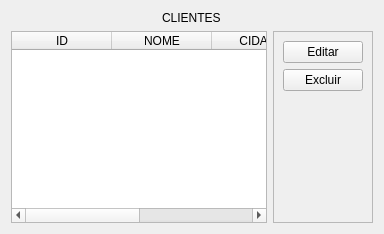
                <widget class="QWidget" name="tab_clientes_list">
                 <attribute name="title">
                  <string>Clientes</string>
                 </attribute>
                 <layout class="QVBoxLayout" name="verticalLayout_12">
                  <item alignment="Qt::AlignHCenter">
                   <widget class="QLabel" name="lb_clientes">
                    <property name="text">
                     <string>CLIENTES</string>
                    </property>
                   </widget>
                  </item>
                  <item>
                   <layout class="QHBoxLayout" name="horizontalLayout_4">
                    <item>
                     <widget class="QTableWidget" name="tb_clientes">
                      <column>
                       <property name="text">
                        <string>ID</string>
                       </property>
                      </column>
                      <column>
                       <property name="text">
                        <string>NOME</string>
                       </property>
                      </column>
                      <column>
                       <property name="text">
                        <string>CIDADE</string>
                       </property>
                      </column>
                      <column>
                       <property name="text">
                        <string>TELEFONE</string>
                       </property>
                      </column>
                     </widget>
                    </item>
                    <item>
                     <widget class="QFrame" name="frame_2">
                      <property name="frameShape">
                       <enum>QFrame::StyledPanel</enum>
                      </property>
                      <property name="frameShadow">
                       <enum>QFrame::Raised</enum>
                      </property>
                      <layout class="QVBoxLayout" name="verticalLayout_11">
                       <item>
                        <widget class="QPushButton" name="btn_client_edit">
                         <property name="cursor">
                          <cursorShape>PointingHandCursor</cursorShape>
                         </property>
                         <property name="text">
                          <string>Editar</string>
                         </property>
                        </widget>
                       </item>
                       <item>
                        <widget class="QPushButton" name="btn_client_remove">
                         <property name="cursor">
                          <cursorShape>PointingHandCursor</cursorShape>
                         </property>
                         <property name="text">
                          <string>Excluir</string>
                         </property>
                        </widget>
                       </item>
                       <item>
                        <spacer name="verticalSpacer_3">
                         <property name="orientation">
                          <enum>Qt::Vertical</enum>
                         </property>
                         <property name="sizeHint" stdset="0">
                          <size>
                           <width>20</width>
                           <height>40</height>
                          </size>
                         </property>
                        </spacer>
                       </item>
                      </layout>
                     </widget>
                    </item>
                   </layout>
                  </item>
                 </layout>
                </widget>
